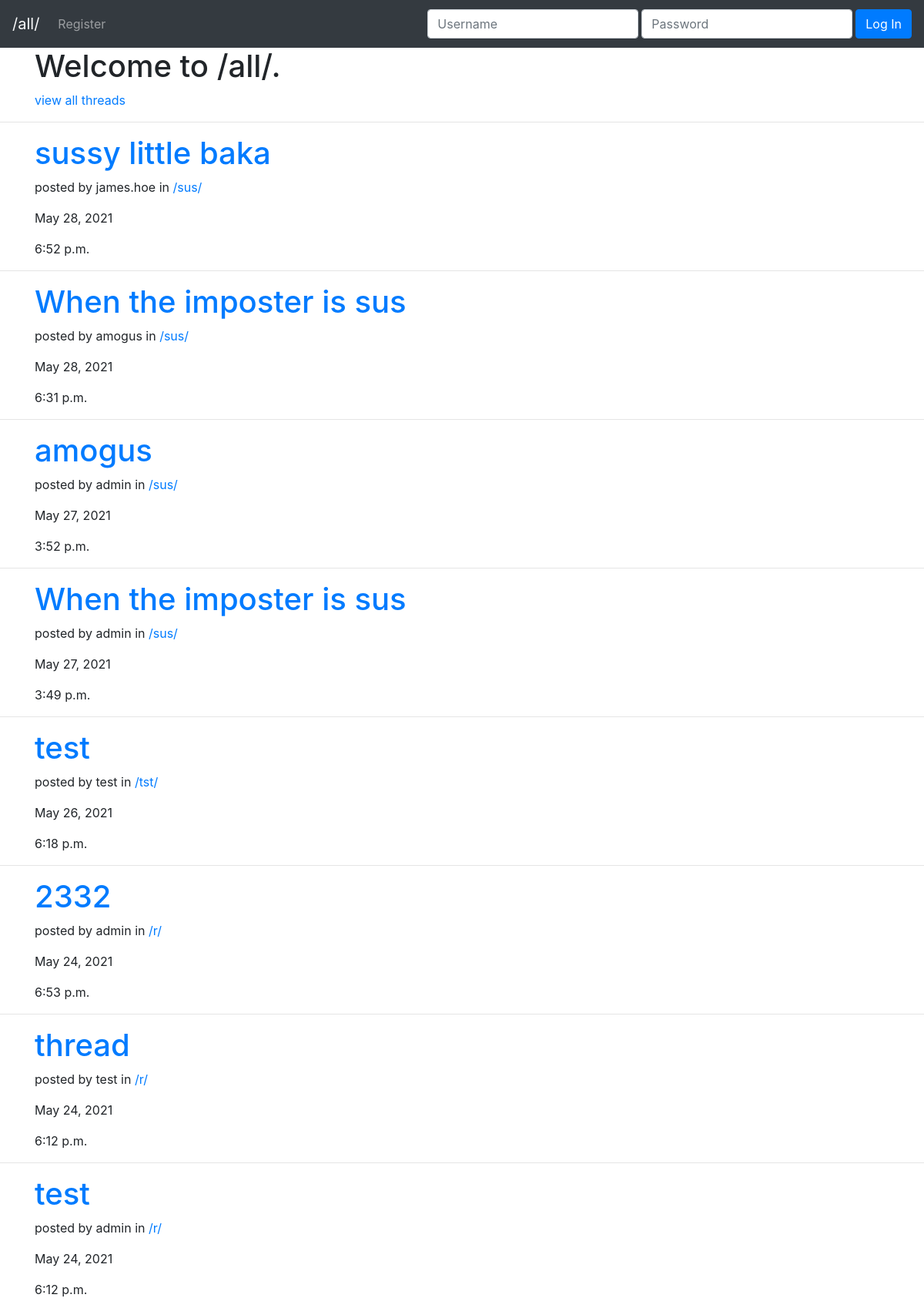
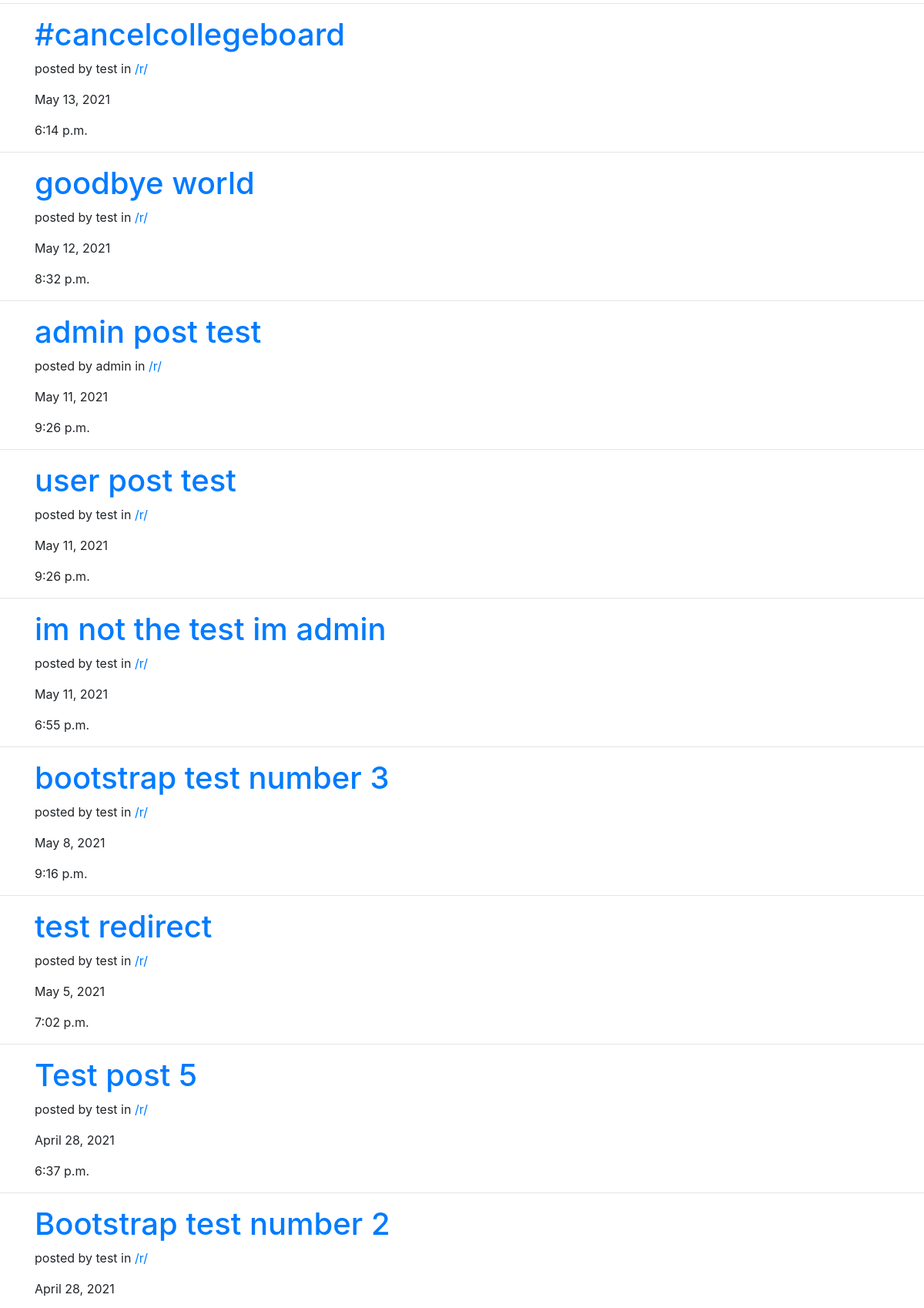
Page /all/ (upper part) on the committed database (2 pictures, top to bottom).
### post/models.py (models this page shows, shortened)
class Post(models.Model):
    id = models.BigAutoField(primary_key=True)
    userPosted = models.ForeignKey(User, on_delete=models.CASCADE,null=True, blank=True)
    thread = models.ForeignKey(Thread, on_delete=models.CASCADE,null=True, blank=True)
    title = models.CharField(max_length=30)
    content = models.CharField(max_length=2000)
    pub_date = models.DateTimeField('date published')

class Thread(models.Model):
    title = models.TextField(max_length=3)

### post/views.py (the view, shortened to what this page needs)
# urls.py: path('all/', views.MainPage.as_view()),
class MainPage(View):
    def get(self, request):
        post_objects = Post.objects.order_by("-pub_date")
        context = {"post_objects": post_objects}
        return render(request, "post/index.html", context)

### post/templates/post/index.html (shortened to what this page needs)
<!DOCTYPE html>
<html lang="en">
<head>
    <link rel="stylesheet" href="https://maxcdn.bootstrapcdn.com/bootstrap/4.0.0/css/bootstrap.min.css"
 />
</head>
<body>
    <nav class="navbar navbar-expand-lg navbar-dark bg-dark">
        <a class="navbar-brand text-light" href="/all/">/all/</a>
        {% if user.is_authenticated %}
        <!-- If someone is logged in, we welocme them and give them <thead>
                opportunity to log out. -->
        <div class="collapse navbar-collapse" id="navbarText">
            <ul class="navbar-nav mr-auto">
                <!-- <li class="nav-item">
                    <span class="navbar-text"> Welcome, {{user}}! </span>
                </li> -->
                <li class="nav-item">
                    <a class="nav-link" href="../new/">Create Post</a>
                </li>
                <li class="nav-item">
                    <a class="nav-link" href="../new/thread">Create Thread</a>
                </li>
            </ul>
            <span class="navbar-text mr-3">
                Welcome, {{user}}!
            </span>
            <form class="form-inline" action="" method="POST">
                {% csrf_token %}
                <input type="hidden" name="logout" value="logout"></input>
                <button type="submit" class="btn btn-danger">Logout</button>
            </form>
        </div>
        {% else %}
        <div class="collapse navbar-collapse" id="navbarText">
            <ul class="navbar-nav mr-auto">
                <li class="nav-item">
                    <a class="nav-link" href="/register/">Register</a>
                </li>
            </ul>
            <form class="form-inline ml-auto" action="" method="POST">
                <input type="text" class="form-control mr-1 my-1" name="username" id="username" placeholder="Username" required />
                <input type="password" class="form-control mr-1 my-1" name="password" id="password" placeholder="Password" required />
                <button class="btn btn-primary my-2 my-sm-0" type="submit">
                    Log In
                </button>
            </form>
        </div>
        {% endif %}
    </nav>
    <div class="container">
        <h1>Welcome to /all/.</h1>
        <a href="/threads/">view all threads</a>
    </div>
    <hr />
    {% for post in post_objects %}
    <div class="container">
        <h1><a href="/posts/{{post.id}}">{{post.title}}</a></h1>
        <p>posted by {{post.userPosted}} in <a href="/threads/{{post.thread.id}}">/{{post.thread.title}}/</a></p>
        <p>{{post.pub_date.date}}</p>
        <p>{{post.pub_date.time}}</p>
    </div>
    <hr />
    {% endfor %}
</body>
</html>

### rows in the picture
Post: title "sussy little baka", userPosted "james.hoe", thread "sus", pub_date "May 28, 2021", pub_date.time "6:52 p.m."
Post: title "When the imposter is sus", userPosted "amogus", thread "sus", pub_date "May 28, 2021", pub_date.time "6:31 p.m."
Post: title "amogus", userPosted "admin", thread "sus", pub_date "May 27, 2021", pub_date.time "3:52 p.m."
Post: title "When the imposter is sus", userPosted "admin", thread "sus", pub_date "May 27, 2021", pub_date.time "3:49 p.m."
Post: title "test", userPosted "test", thread "tst", pub_date "May 26, 2021", pub_date.time "6:18 p.m."
Post: title "2332", userPosted "admin", thread "r", pub_date "May 24, 2021", pub_date.time "6:53 p.m."
Post: title "thread", userPosted "test", thread "r", pub_date "May 24, 2021", pub_date.time "6:12 p.m."
Post: title "test", userPosted "admin", thread "r", pub_date "May 24, 2021", pub_date.time "6:12 p.m."
Post: title "#cancelcollegeboard", userPosted "test", thread "r", pub_date "May 13, 2021", pub_date.time "6:14 p.m."
Post: title "goodbye world", userPosted "test", thread "r", pub_date "May 12, 2021", pub_date.time "8:32 p.m."
Post: title "admin post test", userPosted "admin", thread "r", pub_date "May 11, 2021", pub_date.time "9:26 p.m."
Post: title "user post test", userPosted "test", thread "r", pub_date "May 11, 2021", pub_date.time "9:26 p.m."
Post: title "im not the test im admin", userPosted "test", thread "r", pub_date "May 11, 2021", pub_date.time "6:55 p.m."
Post: title "bootstrap test number 3", userPosted "test", thread "r", pub_date "May 8, 2021", pub_date.time "9:16 p.m."
Post: title "test redirect", userPosted "test", thread "r", pub_date "May 5, 2021", pub_date.time "7:02 p.m."
Post: title "Test post 5", userPosted "test", thread "r", pub_date "April 28, 2021", pub_date.time "6:37 p.m."
Post: title "Bootstrap test number 2", userPosted "test", thread "r", pub_date "April 28, 2021"
